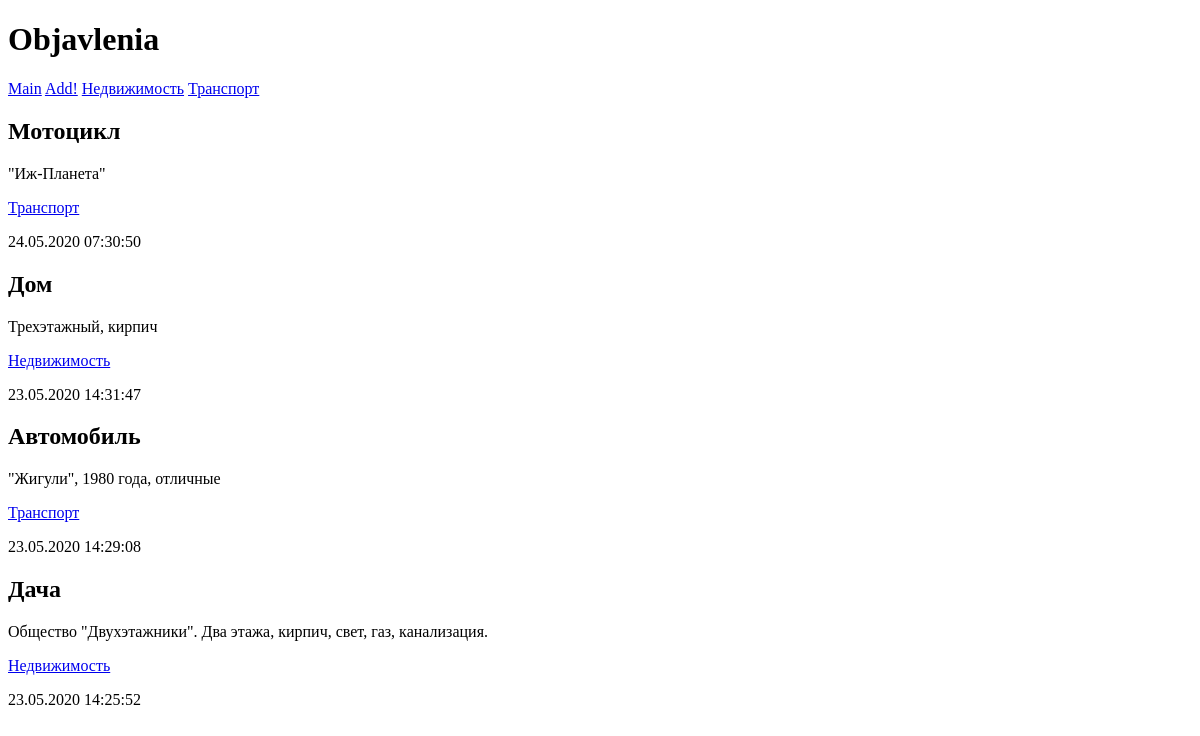
Page /bboard/ on the earlier database version.
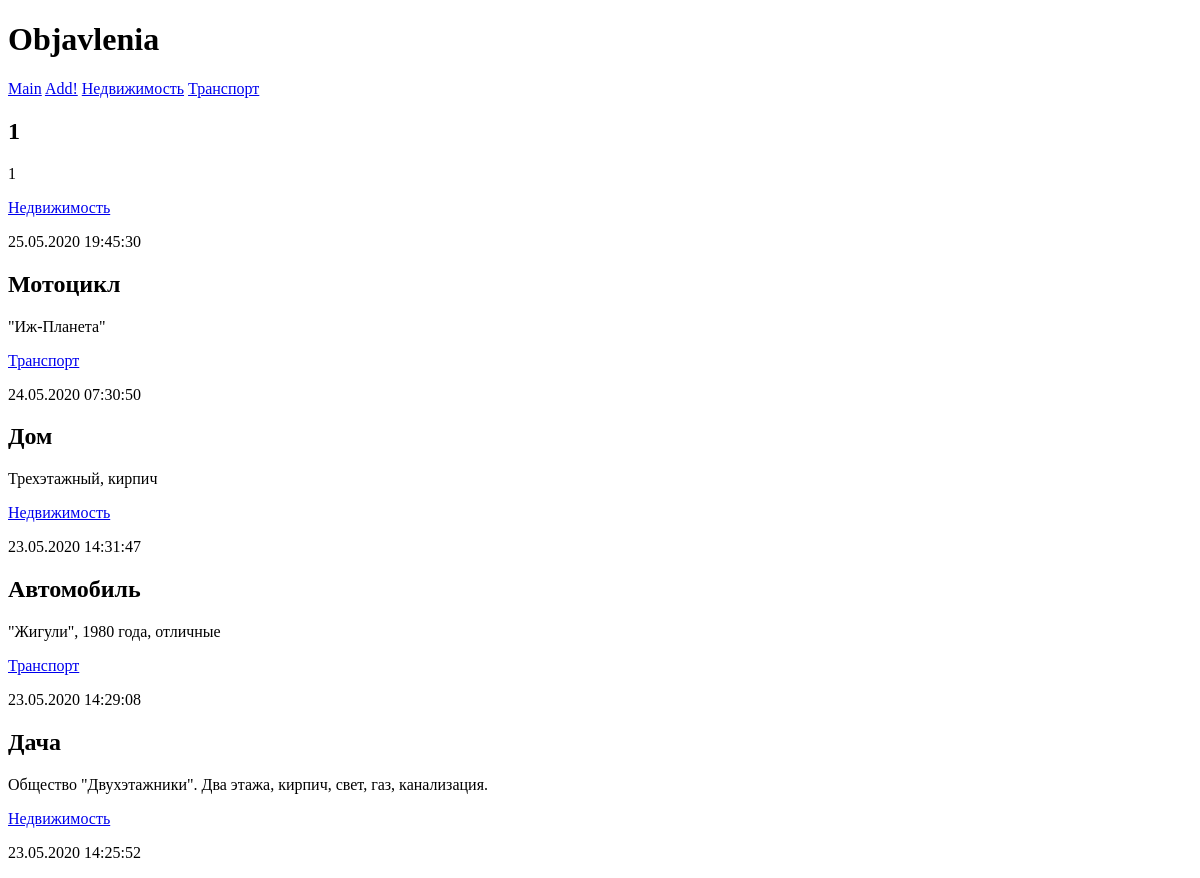
Same page on the later database version.
### bboard/models.py (models this page shows, shortened)
class Rubric(models.Model):
    name = models.CharField(max_length = 20, db_index = True, verbose_name = 'Название')
    class Meta:
        verbose_name_plural = 'Рубрики'
        verbose_name = 'Рубрика'
        ordering = ['name']

class Bb(models.Model):
    title = models.CharField(max_length = 50, verbose_name = 'Товар')
    content = models.TextField(null = True, blank = True, verbose_name = 'Описание')
    price = models.FloatField(null = True, blank = True, verbose_name = 'Цена')
    published = models.DateTimeField(auto_now_add = True, db_index = True, verbose_name = 'Опубликовано')
    rubric = models.ForeignKey('Rubric', null = True, on_delete = models.PROTECT, verbose_name = 'Рубрика')
    class Meta:
        verbose_name_plural = 'Объявления'
        verbose_name = 'Объявление'
        ordering = ['-published']

### bboard/views.py (the view)
# urls.py: path('', index, name = 'index'),
def index(request):
    bbs = Bb.objects.all()
    rubrics = Rubric.objects.all()
    context = {'bbs' : bbs, 'rubrics' : rubrics}
    return render(request, 'bboard/index.html', context)

### bboard/templates/bboard/index.html (shortened to what this page needs)
<!DOCTYPE html>
<html>
	<head>
	</head>
	<body>
		<h1>Objavlenia</h1>
		<div>
			<a href="{% url 'index' %}">Main</a>
			<a href="{% url 'add' %}">Add!</a>
			{% for rubric in rubrics %}
			<a href="{% url 'by_rubric' rubric.pk %}">{{ rubric.name }}</a>
			{% endfor %}
		</div>
		{% for bb in bbs %}
		<div>
			<h2>{{ bb.title }}</h2>
			<p>{{ bb.content }}</p>
			<p><a href = "{% url 'by_rubric' bb.rubric.pk %}">{{ bb.rubric.name }}</a></p>
			<p>{{ bb.published|date:"d.m.Y H:i:s" }}</p>
		</div>
		{% endfor %}
	</body>
</html>

Differences in the rows shown:
added Bb: title "1", content "1", rubric.name "Недвижимость", published "25.05.2020 19:45:30"
